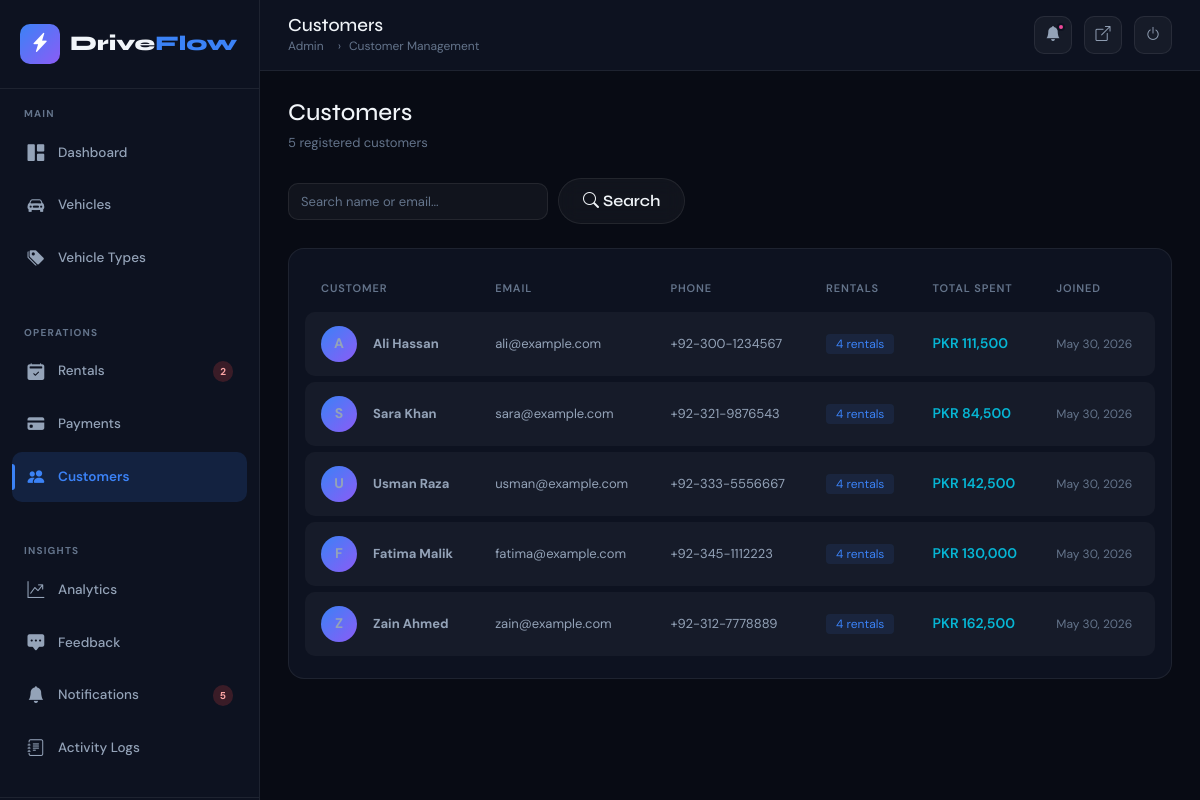
The page /admin/customers.php (signed in) on the database its author committed.
### tables this page shows
CREATE TABLE users (
    id INT AUTO_INCREMENT PRIMARY KEY,
    full_name VARCHAR(150) NOT NULL,
    email VARCHAR(191) NOT NULL UNIQUE,
    password VARCHAR(255) NOT NULL,
    role ENUM('admin','customer') DEFAULT 'customer',
    phone VARCHAR(20),
    address TEXT,
    created_at TIMESTAMP DEFAULT CURRENT_TIMESTAMP
);

### includes/config.php (called while the page is built, shortened)
<?php
function clean($str) {
    return htmlspecialchars(trim($str), ENT_QUOTES, 'UTF-8');
}
function formatCurrency($amount) {
    return 'PKR ' . number_format($amount, 0);
}
?>

### admin/customers.php (the view, shortened to what this page needs)
<?php
require_once '../includes/config.php';
$db = getDB();
$search = trim($_GET['search'] ?? '');
$where = "role='customer'";
$params = [];
$stmt = $db->prepare("SELECT u.*, (SELECT COUNT(*) FROM rentals WHERE user_id=u.id) as total_rentals, (SELECT COALESCE(SUM(p.amount),0) FROM payments p JOIN rentals r ON p.rental_id=r.id WHERE r.user_id=u.id AND p.payment_status='Completed') as total_spent FROM users u WHERE $where ORDER BY u.created_at DESC");
$stmt->execute($params);
$customers = $stmt->fetchAll();
?>
<!DOCTYPE html><html lang="en"><head>
<link href="https://cdn.jsdelivr.net/npm/bootstrap@5.3.0/dist/css/bootstrap.min.css" rel="stylesheet">
<link href="https://cdn.jsdelivr.net/npm/bootstrap-icons@1.11.0/font/bootstrap-icons.css" rel="stylesheet">
<link href="../assets/css/main.css" rel="stylesheet"><link href="../assets/css/admin.css" rel="stylesheet">
</head><body>
<div class="admin-wrapper">
  <?php include '../includes/admin_sidebar.php'; ?>
  <div class="main-content">
    <?php include '../includes/admin_header.php'; ?>
    <div class="content-area">
      <div class="d-flex align-items-center justify-content-between mb-4 flex-wrap gap-3">
        <div><h4 class="mb-1">Customers</h4><p style="color:var(--text-muted);font-size:13px;margin:0;"><?= count($customers) ?> registered customers</p></div>
      </div>
      <form method="GET" class="filter-bar mb-4">
        <input type="text" name="search" class="form-control" placeholder="Search name or email..." value="<?= clean($search) ?>">
        <button type="submit" class="btn btn-glass"><i class="bi bi-search me-1"></i>Search</button>
      </form>
      <div class="data-card">
        <div class="data-card-body">
          <?php if (empty($customers)): ?>
            <div class="empty-state"><i class="bi bi-people"></i><h5>No customers found</h5></div>
          <?php else: ?>
          <table class="df-table">
            <thead><tr><th>Customer</th><th>Email</th><th>Phone</th><th>Rentals</th><th>Total Spent</th><th>Joined</th></tr></thead>
            <tbody>
            <?php foreach ($customers as $c): ?>
            <tr>
              <td>
                <div class="d-flex align-items-center gap-3">
                  <div style="width:36px;height:36px;background:var(--gradient-1);border-radius:50%;display:flex;align-items:center;justify-content:center;font-weight:700;font-size:14px;flex-shrink:0;">
                    <?= strtoupper(substr($c['full_name'],0,1)) ?>
                  </div>
                  <strong style="font-size:13px;"><?= clean($c['full_name']) ?></strong>
                </div>
              </td>
              <td style="font-size:13px;"><?= clean($c['email']) ?></td>
              <td style="font-size:13px;"><?= clean($c['phone'] ?? '—') ?></td>
              <td><span style="background:rgba(59,130,246,0.1);color:var(--accent-blue);padding:2px 10px;border-radius:4px;font-size:12px;"><?= $c['total_rentals'] ?> rentals</span></td>
              <td style="color:var(--accent-cyan);font-weight:600;"><?= formatCurrency($c['total_spent']) ?></td>
              <td style="font-size:12px;color:var(--text-muted);"><?= date('M d, Y', strtotime($c['created_at'])) ?></td>
            </tr>
            <?php endforeach; ?>
            </tbody>
          </table>
          <?php endif; ?>
        </div>
      </div>
    </div>
  </div>
</div>
</body></html>

### assets/css/main.css (style rules this page uses)
:root { --dark-bg: #080b14; --dark-card: #0d1220; --dark-border: rgba(255,255,255,0.07); --dark-surface: #111827; --accent-blue: #3b82f6; --accent-purple: #8b5cf6; --accent-cyan: #06b6d4; --accent-pink: #ec4899; --accent-green: #10b981; --accent-orange: #f59e0b; --gradient-1: linear-gradient(135deg, #3b82f6, #8b5cf6); --gradient-2: linear-gradient(135deg, #06b6d4, #3b82f6); --gradient-3: linear-gradient(135deg, #ec4899, #8b5cf6); --text-primary: #f1f5f9; --text-secondary: #94a3b8; --text-muted: #64748b; --glass-bg: rgba(255,255,255,0.04); --glass-border: rgba(255,255,255,0.08); --shadow-glow: 0 0 30px rgba(59,130,246,0.2); --font-display: 'Syne', sans-serif; --font-body: 'DM Sans', sans-serif; --radius: 16px; --radius-sm: 10px; --transition: all 0.3s cubic-bezier(0.4, 0, 0.2, 1); }
*, *::before, *::after { box-sizing: border-box; margin: 0; padding: 0; }
html { scroll-behavior: smooth; }
body { background-color: var(--dark-bg); color: var(--text-primary); font-family: var(--font-body); font-size: 15px; line-height: 1.7; overflow-x: hidden; }
h1, h2, h3, h4, h5, h6 { font-family: var(--font-display); color: var(--text-primary); }
.btn-glass { background: var(--glass-bg); border: 1px solid var(--glass-border); color: var(--text-primary); font-family: var(--font-display); font-weight: 600; border-radius: 50px; padding: 10px 24px; transition: var(--transition); backdrop-filter: blur(10px); }
.form-control, .form-select { background: rgba(255,255,255,0.04) !important; border: 1px solid var(--glass-border) !important; color: var(--text-primary) !important; border-radius: var(--radius-sm) !important; padding: 10px 14px; font-size: 14px; transition: var(--transition); }
.form-control::placeholder { color: var(--text-muted); }
.df-table { width: 100%; border-collapse: separate; border-spacing: 0 6px; }
.df-table thead tr th { color: var(--text-muted); font-size: 11px; font-weight: 600; text-transform: uppercase; letter-spacing: 0.08em; padding: 8px 16px; border: none; background: transparent; }
.df-table tbody tr { background: var(--glass-bg); transition: var(--transition); }
.df-table tbody tr td { padding: 14px 16px; border: none; font-size: 14px; color: var(--text-secondary); vertical-align: middle; }
.df-table tbody tr td:first-child { border-radius: var(--radius-sm) 0 0 var(--radius-sm); }
.df-table tbody tr td:last-child { border-radius: 0 var(--radius-sm) var(--radius-sm) 0; }

### assets/css/admin.css (style rules this page uses)
.admin-wrapper { display: flex; min-height: 100vh; background: var(--dark-bg); }
.main-content { margin-left: 260px; flex: 1; display: flex; flex-direction: column; min-height: 100vh; transition: var(--transition); }
.content-area { padding: 28px; flex: 1; }
.data-card { background: var(--dark-card); border: 1px solid var(--dark-border); border-radius: var(--radius); overflow: hidden; }
.data-card-body { padding: 16px; overflow-x: auto; }
.filter-bar { display: flex; gap: 10px; flex-wrap: wrap; align-items: center; margin-bottom: 20px; }
.filter-bar .form-control, .filter-bar .form-select { max-width: 200px; font-size: 13px; padding: 8px 12px; }
.filter-bar .form-control { max-width: 260px; }

### rows shown on the page
users: full_name "A", full_name "Ali Hassan", email "ali@example.com", phone "+92-300-1234567", total_rentals "4", total_spent "PKR 111,500", created_at "May 30, 2026"
users: full_name "S", full_name "Sara Khan", email "sara@example.com", phone "+92-321-9876543", total_rentals "4", total_spent "PKR 84,500", created_at "May 30, 2026"
users: full_name "U", full_name "Usman Raza", email "usman@example.com", phone "+92-333-5556667", total_rentals "4", total_spent "PKR 142,500", created_at "May 30, 2026"
users: full_name "F", full_name "Fatima Malik", email "fatima@example.com", phone "+92-345-1112223", total_rentals "4", total_spent "PKR 130,000", created_at "May 30, 2026"
users: full_name "Z", full_name "Zain Ahmed", email "zain@example.com", phone "+92-312-7778889", total_rentals "4", total_spent "PKR 162,500", created_at "May 30, 2026"

### other values the page prints
$pendingRentals "2"
$unreadNotifs "5"
$pageTitle "Customers"
$breadcrumb "Customer Management"
count($customers) "5"
